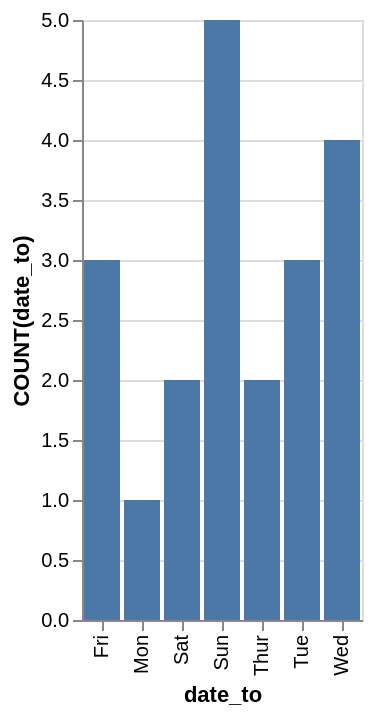

Here is the Vega-Lite specification saved for this chart:
### Vega-Lite specification from a JSON file in a GitHub repository (floating-point values rounded to 4 significant figures)
{"data": {"values": [{"x_data": "Mon", "y_data": 1}, {"x_data": "Tue", "y_data": 3}, {"x_data": "Wed", "y_data": 4}, {"x_data": "Thur", "y_data": 2}, {"x_data": "Fri", "y_data": 3}, {"x_data": "Sat", "y_data": 2}, {"x_data": "Sun", "y_data": 5}]}, "mark": "bar", "encoding": {"x": {"field": "x_data", "type": "nominal", "title": "date_to", "sort": "ascending"}, "y": {"field": "y_data", "type": "quantitative", "title": "COUNT(date_to)"}}}
